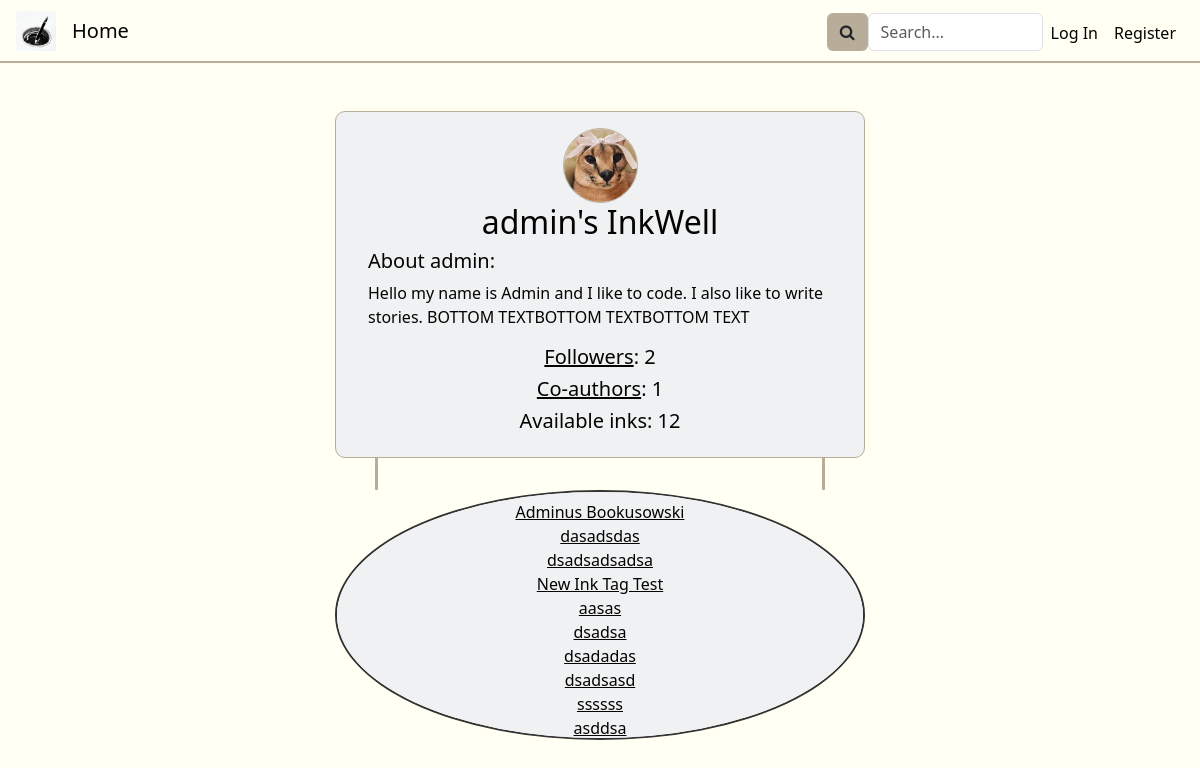
Page /well/admin on the earlier database version.
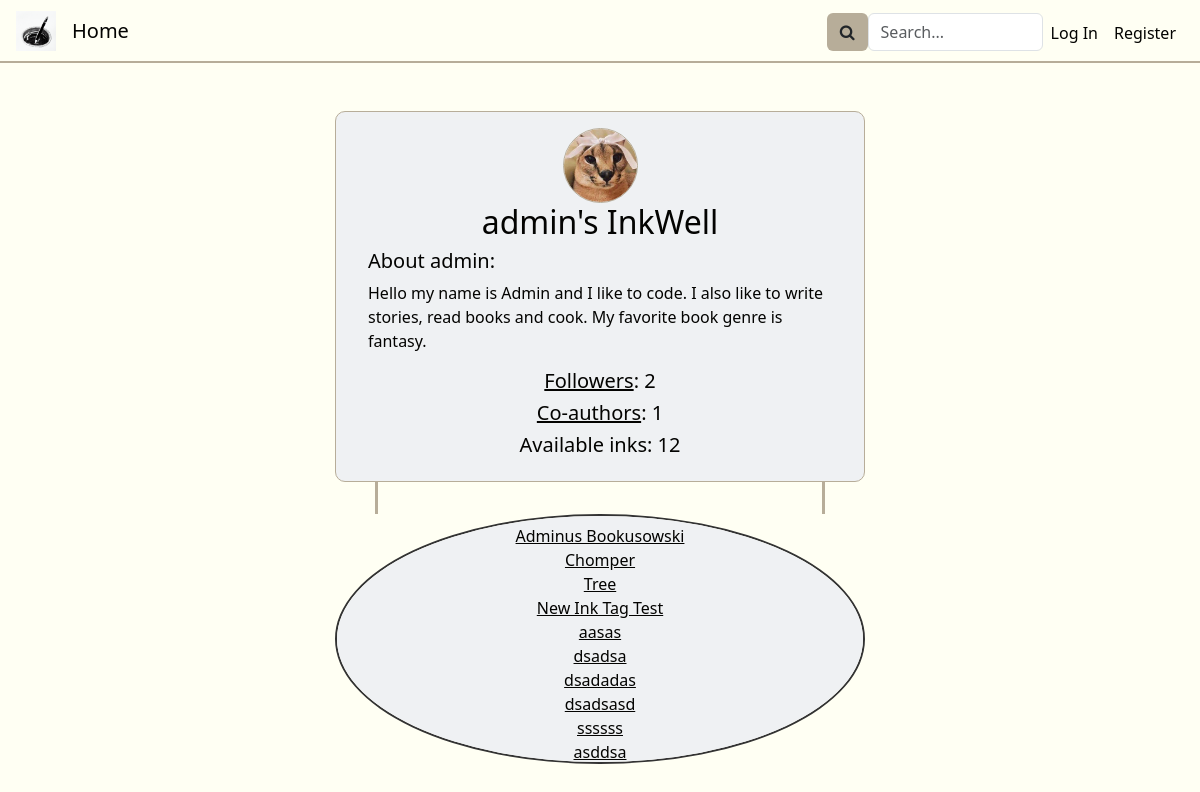
Same page on the later database version.
### inkwell/models.py (models this page shows, shortened)
class User(AbstractUser):
    about = models.CharField(max_length=250, default="")
    profilePicture = models.ImageField(upload_to='', blank=True, null=True)
    @property
    def collaborators(self):
        collabs = Ink.objects.filter(inkOwner=self).exclude(coAuthors=None).values_list('coAuthors', flat=True).distinct()
        return collabs
    @property
    def followers(self):
        f = Follow.objects.filter(followee=self)
        return f.count()
    def __str__(self):
        return f"{self.username}"

class Ink(models.Model):
    wellOrigin = models.ForeignKey(Well, on_delete=models.CASCADE, related_name="well_pk", default="")
    inkOwner = models.ForeignKey(User, on_delete=models.CASCADE, related_name="ink_owner", default="")
    coAuthors = models.ManyToManyField(User, related_name="CoAuthors", blank=True)
    privateStatus = models.BooleanField(default=False)
    updateStatus = models.BooleanField(default=False) # If the Ink is edited at least once, this changes to true
    ink_following = models.ManyToManyField(User, related_name="ink_following", blank=True)
    tags = models.ManyToManyField(Tag, related_name="tags", blank=True)
    description = models.CharField(max_length=500, default="")
    title = models.CharField(max_length=64, default="")
    views = models.PositiveBigIntegerField(default=0)
    creation_date = models.DateTimeField(default=timezone.now, editable=False)

### inkwell/views.py (the view)
# urls.py: path('well/<str:username>', views.well, name='well'),
def well(request, username):
    followCheck = False
    wellOwner = User.objects.get(username=username)
    if request.user.is_authenticated:
        current_user = User.objects.get(pk=request.user.pk)
        if Follow.objects.filter(follower=current_user, followee=wellOwner):
            followCheck = True
    inks = Ink.objects.filter(inkOwner=wellOwner.pk, privateStatus=False)
    followers = wellOwner.followers
    co_authors = wellOwner.collaborators.count()
    return render(request, "inkwell/well.html", {
        "wellOwner": wellOwner,
        "inks": inks,
        "followers": followers,
        "ink_number": len(inks),
        "coAuthors": co_authors,
        "followCheck": followCheck,
        "title": f"{wellOwner}'s InkWell"
    })

### inkwell/templates/inkwell/well.html (shortened to what this page needs)
{% extends "inkwell/layout.html" %}
{% block body %}
<div class="well-col disFdirColAliCen mt-5">
    <div class="well-banner disFdirColAliCen">
        {% if wellOwner.profilePicture %}
            <img class="author-profile-picture" src="/media/{{wellOwner.profilePicture}}">
        {% else %}
            <img class="author-profile-picture" src="/media/no-profile-picture-icon.jpg">
        {% endif %}
        <h2 class="text-center" id="well-username" data-name="{{ wellOwner }}">{{ wellOwner }}'s InkWell</h2>
        <div class="profileAboutMe">
            <h5>About {{ wellOwner }}:</h5>
            <p>{{ wellOwner.about }}</p>
        </div>
        <h5><a href="{% url 'followers' username=wellOwner searchQuery='' %}">Followers</a>: {{ followers }}</h5>
        <h5><a href="{% url 'coauthors' username=wellOwner searchQuery='' %}">Co-authors</a>: {{ coAuthors }}</h5>
        <h5>Available inks: {{ ink_number }}</h5>
    </div>
    <div class="wellUnderBanner disFdirColAliCen">
        <div class="buttonsWellUnderBanner">
        </div>
    </div>
    <div class="well" id="well">
        <div class="inksInWell disFdirColAliCen mt-2 mb-2">
            {% for ink in inks %}
                <a href="{% url 'ink_view' inkID=ink.id %}">{{ink.title}}</a>
            {% endfor %}
        </div>
    </div>
</div>
{% endblock %}

Differences in the rows shown:
changed User "admin": about "Hello my name is Admin and I like to code. I also like to write stories. BOTTOM TEXTBOTTOM TEXTBOTTOM TEXT" → "Hello my name is Admin and I like to code. I also like to write stories, read books and cook. My favorite book genre is fantasy."
changed Ink: title "dasadsdas" → "Chomper"
changed Ink: title "dsadsadsadsa" → "Tree"
